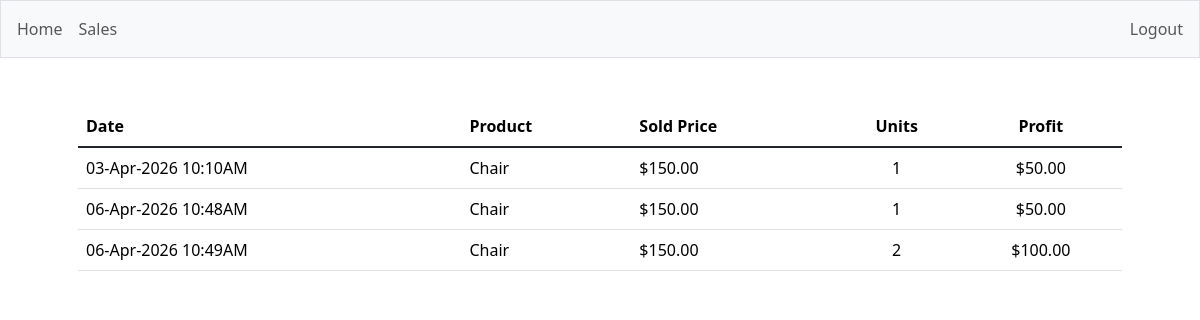
/sales (signed in), run on the app's committed database.
### tables this page shows
CREATE TABLE sales (
    id INTEGER PRIMARY KEY AUTOINCREMENT,
    user_id INTEGER NOT NULL, product_id INTEGER NOT NULL,
    product_name TEXT NOT NULL,
    sell_price REAL NOT NULL,
    cost_price REAL NOT NULL,
    units_sold INTEGER NOT NULL,
    datetime TEXT NOT NULL,
    FOREIGN KEY(user_id) REFERENCES users(id), FOREIGN KEY(product_id) REFERENCES inventory(id)
);

### app.py (the view)
@app.route("/sales")
@login_required
def sales():
    user_id = session["user_id"]
    rows = db.execute(
        "SELECT * FROM sales WHERE user_id = ?", user_id
    )
    total_revenue = 0
    total_profit = 0
    sales = []
    for row in rows:
        profit = (row["sell_price"] - row["cost_price"]) * row["units_sold"]
        total_revenue += row["sell_price"] * row["units_sold"]
        total_profit += profit
        sales.append({
            "product": row["product_name"],
            "sell_price": usd(row["sell_price"]),
            "profit": usd(profit),
            "units": row["units_sold"],
            "date": row["datetime"]
        })
    return render_template("sales.html", sales=sales, revenue=usd(total_revenue), profit=usd(total_profit))

### app.py (called while the page is built)
@app.after_request
def after_request(response):
    response.headers["Cache-Control"] = "no-cache, no-store, must-revalidate"
    response.headers["Expires"] = 0
    response.headers["Pragma"] = "no-cache"
    return response

### helpers.py (called while the page is built)
def login_required(f):
    @wraps(f)
    def decorated_function(*args, **kwargs):
        if session.get("user_id") is None:
            return redirect("/login")
        return f(*args, **kwargs)
    return decorated_function

def usd(value):
    return f"${value:,.2f}"

### templates/sales.html (shortened to what this page needs)
{% extends "layout.html" %}
{% block main %}
    <div class="container py-5 px-5">
        <table class="table table-hover">
            <thead>
                <th class="text-start">Date</th>
                <th class="text-start">Product</th>
                <th class="text-start">Sold Price</th>
                <th class="text-center">Units</th>
                <th class="text-center">Profit</th>
            </thead>
            <tbody class="table-group-divider container">
                {% for sale in sales%}
                    <tr>
                        <td class="text-start">{{ sale.date }}</td>
                        <td class="text-start">{{ sale.product }}</td>
                        <td class="text-start">{{ sale.sell_price }}</td>
                        <td class="text-center">{{ sale.units }}</td>
                        <td class="text-center">{{ sale.profit }}</td>
                    </tr>
                {% endfor %}
            </tbody>
        </table>
    </div>
{% endblock %}

### templates/layout.html (shortened to what this page needs)
<!DOCTYPE html>
<html lang="en">
<head>
    <link href="https://cdn.jsdelivr.net/npm/bootstrap@5.3.3/dist/css/bootstrap.min.css" rel="stylesheet">
    <link href="/static/style.css" rel="stylesheet">
</head>
<body>
    <nav class="bg-light border navbar navbar-expand-md px-2">
            {% if session["user_id"] %}
            <ul class="navbar-nav m-0">
                <li class="nav-item"><a class="nav-link" href="/">Home</a></li>
                <li class="nav-item"><a class="nav-link" href="/sales">Sales</a></li>
            </ul>
            <ul class="navbar-nav m-0">
                <li class="nav-item"><a class="nav-link" href="/logout">Logout</a></li>
            {% else %}
            <ul class="navbar-nav ms auto mt-2">
                <li class="nav-item"><a class="nav-link" href="/register">Register</a></li>
                <li class="nav-item"><a class="nav-link" href="/login">Login</a></li>
            </ul>
            {% endif %}
    </nav>
    <main class="container-fluid p-0 text-center">
        {% block main %}{% endblock %}
    </main>
</body>
</html>

### static/style.css (style rules this page uses)
.navbar { justify-content: space-between; }

### data on the page
sales: date "03-Apr-2026 10:10AM", product "Chair", sell_price "$150.00", units "1", profit "$50.00"
sales: date "06-Apr-2026 10:48AM", product "Chair", sell_price "$150.00", units "1", profit "$50.00"
sales: date "06-Apr-2026 10:49AM", product "Chair", sell_price "$150.00", units "2", profit "$100.00"
